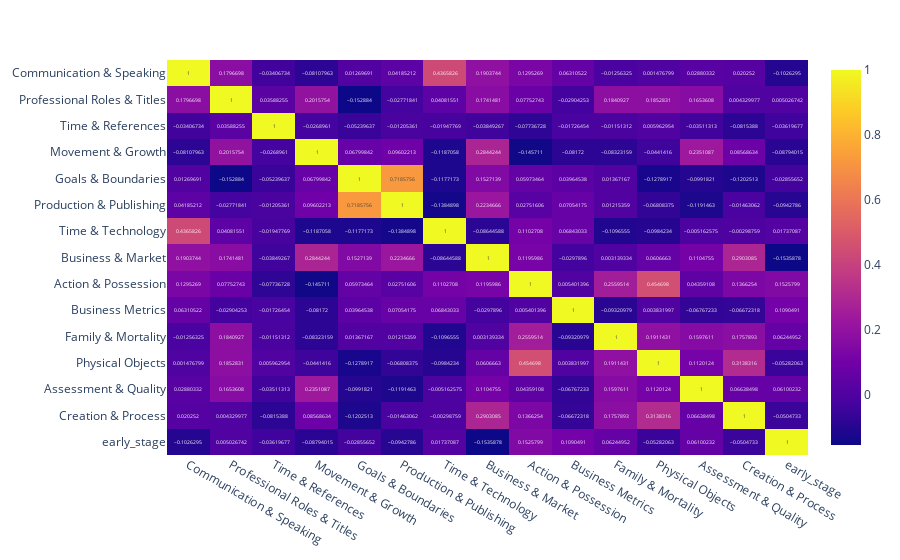

The notebook cell this image was saved under:
### Markdown cell above
Tipically in t-tests:

if p < 0.05, we reject the null hypothesis of t-test --> there is a difference between the two quantities

if p >> 0.05, we accept the null hypothesis --> the difference between the means of the two sample groups is due to random sampling

therefore there is no statistically significant feature, because all values are over p = 0.15

### Code cell
# correlation between supervectors
px.imshow(radiohead[column_names].corr(),text_auto=True, aspect='auto')

### Figure 1 — Plotly figure (JSON) as saved in the notebook; plotly's stock layout.template omitted (floating-point values rounded to 4 significant figures; data arrays with more than 128 entries replaced by an {"elided": "..."} marker saying what was removed)
{"data": [{"coloraxis": "coloraxis", "hovertemplate": "x: %{x}<br>y: %{y}<br>color: %{z}<extra></extra>", "name": "0", "texttemplate": "%{z}", "type": "heatmap", "x": ["Communication & Speaking", "Professional Roles & Titles", "Time & References", "Movement & Growth", "Goals & Boundaries", "Production & Publishing", "Time & Technology", "Business & Market", "Action & Possession", "Business Metrics", "Family & Mortality", "Physical Objects", "Assessment & Quality", "Creation & Process", "early_stage"], "xaxis": "x", "y": ["Communication & Speaking", "Professional Roles & Titles", "Time & References", "Movement & Growth", "Goals & Boundaries", "Production & Publishing", "Time & Technology", "Business & Market", "Action & Possession", "Business Metrics", "Family & Mortality", "Physical Objects", "Assessment & Quality", "Creation & Process", "early_stage"], "yaxis": "y", "z": {"elided": "15x15 float values"}}], "layout": {"coloraxis": {"colorscale": [[0, "#0d0887"], [0.1111, "#46039f"], [0.2222, "#7201a8"], [0.3333, "#9c179e"], [0.4444, "#bd3786"], [0.5556, "#d8576b"], [0.6667, "#ed7953"], [0.7778, "#fb9f3a"], [0.8889, "#fdca26"], [1, "#f0f921"]]}, "margin": {"t": 60}, "xaxis": {"anchor": "y", "domain": [0, 1]}, "yaxis": {"anchor": "x", "autorange": "reversed", "domain": [0, 1]}}}
